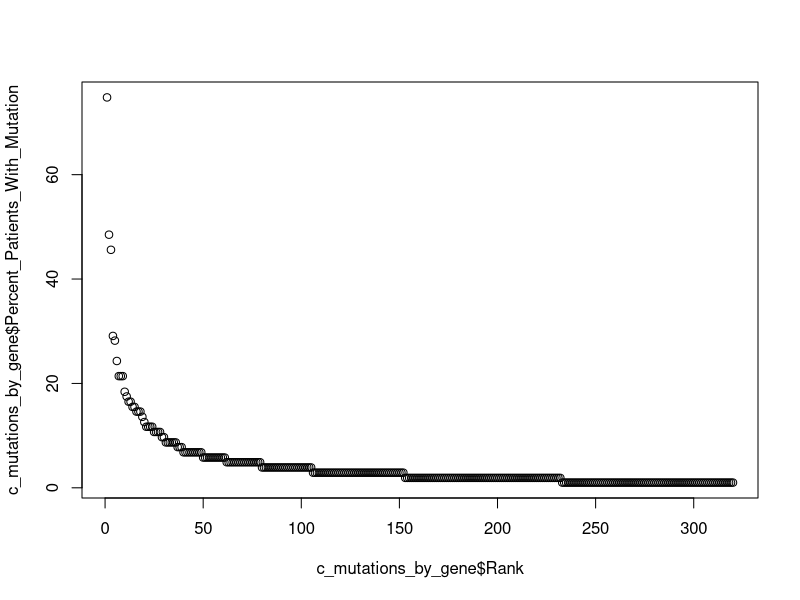

The R script that drew this image: (Note: this script raises an error after producing the figure.)
#Test .gitignore
library(tidyverse)

# Set working directory to where the raw data file is
setwd("C:/Users/pavels/Git/pietzak_nmibc/")


# Import raw data table
a_raw_data <- as_tibble(read.csv("data_mutations_extended.txt", header = TRUE, sep = "\t"))


# Test if there are duplicates in the raw data
a1_test_for_dups <- a_raw_data[order(a_raw_data$Hugo_Symbol, a_raw_data$Tumor_Sample_Barcode),]
a1_test_for_dups <- duplicated(a1_test_for_dups)
sum(a1_test_for_dups) # Should be zero
sum(!a1_test_for_dups) # Should be equal to the number of samples


# Extract only columns we need
b_raw_data <- a_raw_data[,c(1,5,6,7,10:14,17,38:44)]


## PART C - Count number of patients with a mutation in each gene

# Sort rows by 1) gene name and 2) barcode (patient ID)
# Will show patients with multiple mutations in the same gene in adjacent rows
c_mutations_by_gene <- b_raw_data[order(b_raw_data$Hugo_Symbol, b_raw_data$Tumor_Sample_Barcode),]

# Count number of unique patients with a mutation in each gene
c_mutations_by_gene <- c_mutations_by_gene %>% 
  group_by(Hugo_Symbol) %>% 
  summarize(Patients_With_Mutation = n_distinct(Tumor_Sample_Barcode))

# Sort table to show genes with highest number of patients with mutation at top 
c_mutations_by_gene <- arrange(c_mutations_by_gene, desc(Patients_With_Mutation))

# Calculate percentage of patients with mutation for each gene
c_mutations_by_gene <- c_mutations_by_gene %>% mutate(Percent_Patients_With_Mutation = format(round((Patients_With_Mutation / 103 * 100), 1)))

# Plot Highest to lowest % Patents with mutation for each gene
c_mutations_by_gene$Rank <- c(1:nrow(c_mutations_by_gene)) # Add a ranking column
plot(c_mutations_by_gene$Rank, c_mutations_by_gene$Percent_Patients_With_Mutation)


## PART D - Count number of patients with each unique mutation

# Sort rows by mutation
d_individual_mutations <- b_raw_data[order(b_raw_data$HGVSc, b_raw_data$Start_Position, b_raw_data$Tumor_Sample_Barcode, b_raw_data$Hugo_Symbol, b_raw_data$Reference_Allele, b_raw_data$Tumor_Seq_Allele2, b_raw_data$HGVSp_Short),]

# Count number of patients with each unique mutation
d_individual_mutations <- d_individual_mutations %>%
  group_by(Hugo_Symbol, HGVSc, Start_Position, Variant_Classification, Variant_Type, Reference_Allele, Tumor_Seq_Allele2, HGVSp_Short ) %>%
  summarize(Patients_With_Mutation = n_distinct(Tumor_Sample_Barcode))

# Sort table to show genes with highest number of patients with mutation at top 
d_individual_mutations <- arrange(d_individual_mutations, desc(Patients_With_Mutation))

# Calculate percentage of patients with each unique mutation
d_individual_mutations <- d_individual_mutations %>% mutate(Percent_Patients_With_Mutation = format(round((Patients_With_Mutation / 103 * 100), 1)))

# Add a ranking column
d_individual_mutations$Rank <- c(1:nrow(d_individual_mutations))

#### Test for duplicates in individual mutation
## Identify columns that identify duplicate mutations (HUGO [Gene], Start site [Mutation location], HGSV [Actual Mutation])
# temp <- d_individual_mutations[,c("Hugo_Symbol", "Start_Position", "HGVSc", "Tumor_Seq_Allele2")]
# temp1 <- duplicated(temp)
# temp <- sum(duplicated(temp))
# temp


## Part E - Calculate % Unique Patients

# Prepare a blank table
e_cumulative_percent_patients_with_unique_mutations <- as.tibble(data.frame(matrix(nrow=0, ncol=length(colnames(d_individual_mutations))+2 )))
colnames(e_cumulative_percent_patients_with_unique_mutations) <- c(colnames(d_individual_mutations), "Cumulative_Patients", "Percent_Cumulative_Patients")

# Define the ranked mutation to use
for (i in 1:100) {
# for (i in 1:1412) {
# for (i in 1:1406) {
# for (i in c(2, 4:10)) {
# for (i in c(1:10, 14, 37, 55, 56, 61)) {
# for (i in 1:11) {
ranked_mutation <- i


# Take top 1 highest-ranking mutation (d, symbol, )
e_mutations_to_analyse <- d_individual_mutations %>% filter(Rank <= ranked_mutation)
# Take only those values that will be compared to the raw data set
e_mutations_to_analyse <- e_mutations_to_analyse[,c("Hugo_Symbol", "HGVSc", "Start_Position", "Variant_Type", "Tumor_Seq_Allele2", "HGVSp_Short")]
# Extract patients with this mutation in the raw data set
e1_patients_with_matching_mutations <- b_raw_data %>% 
  filter(Hugo_Symbol %in% e_mutations_to_analyse$Hugo_Symbol) %>%
  filter(HGVSc %in% e_mutations_to_analyse$HGVSc) %>%
  filter(Start_Position %in% e_mutations_to_analyse$Start_Position) %>%
  filter(Variant_Type %in% e_mutations_to_analyse$Variant_Type) %>%
  filter(Tumor_Seq_Allele2 %in% e_mutations_to_analyse$Tumor_Seq_Allele2) %>%
  filter(HGVSp_Short %in% e_mutations_to_analyse$HGVSp_Short)

# Count number of unique patients
length(unique(e1_patients_with_matching_mutations$Tumor_Sample_Barcode))

# Place count in a table
e_cumulative_percent_patients_with_unique_mutations <- add_row(e_cumulative_percent_patients_with_unique_mutations,
  Hugo_Symbol = d_individual_mutations$Hugo_Symbol[ranked_mutation],
  HGVSc = d_individual_mutations$HGVSc[ranked_mutation],
  Start_Position = d_individual_mutations$Start_Position[ranked_mutation],
  Variant_Classification = d_individual_mutations$Variant_Classification[ranked_mutation],
  Variant_Type = d_individual_mutations$Variant_Type[ranked_mutation],
  Reference_Allele = d_individual_mutations$Reference_Allele[ranked_mutation],
  Tumor_Seq_Allele2 = d_individual_mutations$Tumor_Seq_Allele2[ranked_mutation],
  HGVSp_Short = d_individual_mutations$HGVSp_Short[ranked_mutation],
  Patients_With_Mutation = d_individual_mutations$Patients_With_Mutation[ranked_mutation],
  Percent_Patients_With_Mutation = d_individual_mutations$Percent_Patients_With_Mutation[ranked_mutation],
  Rank = d_individual_mutations$Rank[ranked_mutation],
  Cumulative_Patients = length(unique(e1_patients_with_matching_mutations$Tumor_Sample_Barcode)),
  Percent_Cumulative_Patients = as.numeric(format(round(length(unique(e1_patients_with_matching_mutations$Tumor_Sample_Barcode)) / 103 * 100,1))))
}

# Plot the rankings

ggplot(e_cumulative_percent_patients_with_unique_mutations, aes(x = e_cumulative_percent_patients_with_unique_mutations$Rank, y = e_cumulative_percent_patients_with_unique_mutations$Percent_Cumulative_Patients)) +
    geom_point() +
    geom_line() +
    scale_x_continuous(breaks = seq(0, ranked_mutation, by = ranked_mutation / 10), limits = c(0, ranked_mutation)) +
    scale_y_continuous(breaks = seq(0, 100, by = 10), limits = c(0,100)) +
    #scale_y_continuous(breaks = seq(0, 100, by = 10)) +
    labs(x = "Mutation Rank", y = "Cumulative % of Patients")
  
# Part F - Filter data for other focused analyses

# Filtering raw data to focus analysis
b1_raw_data <- b_raw_data %>% filter(Hugo_Symbol != "TERT")
b_raw_data <- b1_raw_data
b2_raw_data_FGFR3 <- b_raw_data %>% filter(Hugo_Symbol == "FGFR3")
b_raw_data <- b2_raw_data_FGFR3
b3_raw_data_TERT_or_FGFR3 <- b_raw_data %>% filter (Hugo_Symbol == "TERT" | Hugo_Symbol == "FGFR3")
b_raw_data <- b3_raw_data_TERT_or_FGFR3